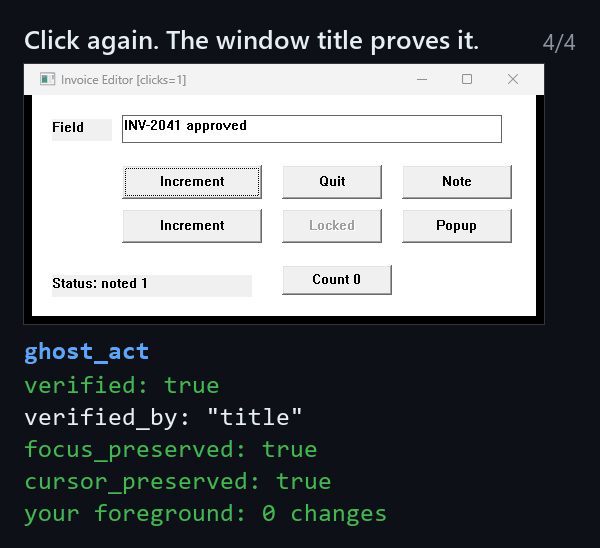
#> input picture assets/demo-stacked.gif, 600 x 548 px, given in place of icon.png, which was not available
$ python readme-art.py
#> lines starting #> are read from the running program, lines starting #| are printed output that depends on the picture; after the words box and inside, x2 and y2 are one past the last pixel; in counts of white or black regions, pixels touching at a corner belong together
"""Draws the README banner and the measured-claims card in the demo GIF's
palette (GitHub dark, the green that means "verified"), with one type pairing
of their own: Bahnschrift Bold for the name and the numbers, Segoe UI Light
for the words. Both are drawn at 1200px and shown at 520px, the demo's width,
so their text stays readable when GitHub shrinks them to a 400px phone column.

    python scripts/readme-art.py        # writes assets/banner.png, assets/proof.png

The numbers on the proof card come from docs/background-mode.md and
docs/benchmarks.md; change them there first.
"""
from pathlib import Path
from PIL import Image, ImageDraw, ImageFont, ImageOps

ROOT = Path(__file__).resolve().parent.parent
BG, BORDER = "#0d1117", "#30363d"
TEXT, MUTED = "#e6edf3", "#8b949e"
GREEN = "#5ce6c0"  # Ghost mint: "verified" in every panel
PRIMER_GREEN = (0x3f, 0xb9, 0x50)  # what demo-gif.py drew the verified lines in
W, PAD = 1200, 48  # 48 of 1200 is ~21px at 520, the demo frame's inset


def first_font(names, size):
    for name in names:
        for base in ("C:/Windows/Fonts/", "/usr/share/fonts/truetype/dejavu/", ""):
            try:
                return ImageFont.truetype(base + name, size)
            except OSError:
                pass
    raise SystemExit(f"none of {names} found")


def display(size):
    f = first_font(["bahnschrift.ttf", "DejaVuSansCondensed-Bold.ttf"], size)
    try:
        f.set_variation_by_name("Bold")
    except (OSError, ValueError, AttributeError):
        pass  # not a variable font: already bold
    return f


def light(size):
    return first_font(["segoeuisl.ttf", "segoeuil.ttf", "DejaVuSans.ttf"], size)


def mono(size):
    return first_font(["consola.ttf", "DejaVuSansMono.ttf"], size)


GRID, DOT = 24, "#222a35"


def textured(w, h):
    """The panel ground: GitHub dark with a faint dot grid, the texture every
    piece of README art shares."""
    im = Image.new("RGB", (w, h), BG)
    d = ImageDraw.Draw(im)
    for y in range(GRID // 2, h, GRID):
        for x in range(GRID // 2, w, GRID):
            d.rectangle((x, y, x + 1, y + 1), fill=DOT)
    return im


def window_mark(d, x0, y0, w, h, col="#2a3340", width=3):
    """A window outline with three title-bar dots: the hidden desktop, Ghost's
    signature mark on every panel."""
    d.rounded_rectangle((x0, y0, x0 + w, y0 + h), radius=max(6, w // 30), outline=col, width=width)
    bar = max(10, h // 7)
    d.line((x0, y0 + bar, x0 + w, y0 + bar), fill=col, width=width)
    r = max(3, bar // 5)
    for k in range(3):
        cx = x0 + w - bar * (k + 1) * 3 // 4 - r
        d.ellipse((cx - r, y0 + bar // 2 - r, cx + r, y0 + bar // 2 + r), outline=col, width=width)


def corner_mark(d, w):
    """The window mark, small, in a panel's top-right corner."""
    window_mark(d, w - PAD - 96, 22, 96, 64, width=2)


def glyph(size):
    """The ghost from assets/icon.png, in white, without its square tile."""
    icon = Image.open(ROOT / "assets/icon.png").convert("RGBA").resize((size, size), Image.LANCZOS)
    mask = Image.new("L", icon.size, 0)
    px, mp = icon.load(), mask.load()
    for y in range(size):
        for x in range(size):
            r, g, b, a = px[x, y]
            # The glyph is the blue part; the tile is near-black.
            mp[x, y] = a if b > 120 and b > r + 40 else 0
    white = Image.new("RGBA", icon.size, TEXT)
    white.putalpha(mask)
    return white.crop(mask.getbbox())


def fit(draw, text, maker, size, width):
    """The largest font from `maker` at or below `size` that fits `width`."""
    while size > 10:
        f = maker(size)
        if draw.textlength(text, font=f) <= width:
            return f
        size -= 2
    return maker(size)


def banner():
    H = 560
    im = textured(W, H)
    d = ImageDraw.Draw(im)
    # The hidden desktop: two offset window outlines in the gutter beside the
    # wordmark, clear of the tagline, where Ghost runs the apps it starts.
    window_mark(d, 820, 34, 300, 168, col="#1d242e")
    window_mark(d, 790, 58, 300, 168, col="#2a3340")
    mark = glyph(190)
#> in glyph, `mask = Image.new("L", icon.size, 0)`: mask: PIL image 190x190 L; every value is 0
#> in glyph, `white.putalpha(mask)`:
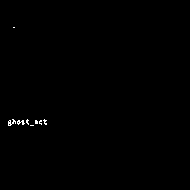
#> mask: PIL image 190x190 L; 0.29% white in thin lines or dots, all inside (x1, y1, x2, y2) = (8, 27, 47, 126)
    im.paste(mark, (PAD, PAD + 70 - mark.height // 2), mark)
    d.text((PAD + mark.width + 26, PAD + 64), "Ghost", font=display(150), fill=TEXT, anchor="lm")
    lines = ["AI agents use the apps on your computer,", "in the background."]
    f = fit(d, lines[0], light, 62, W - 2 * PAD)
    y = 268
    for line in lines:
        d.text((PAD, y), line, font=f, fill=TEXT)
        y += 76
#> after the loop, y = 420
    d.text((PAD, y + 8), "Every action verified.", font=display(66), fill=GREEN)
    im.save(ROOT / "assets/banner.png", optimize=True)


def proof():
    rows = [
        ("1 in ~2,950", ["keystrokes a person typed during six agent", "runs left their window"]),
        ("0", ["focus losses in a 160-action soak,", "and 0 unverified results"]),
        ("14 of 14", ["benchmark tasks passed, scored by", "re-observing the app"]),
    ]
    NUM, LINE, GAP = 118, 64, 56
    probe = ImageDraw.Draw(Image.new("RGB", (1, 1)))
    words = min(fit(probe, l, light, 54, W - 2 * PAD).size for _, ls in rows for l in ls)
    lf = light(words)
    row_h = NUM + 20 + LINE * 2
    H = PAD * 2 + row_h * len(rows) + GAP * (len(rows) - 1)
    im = textured(W, H)
#> call 2 of textured, with w = 1200, h = 1006
#> in textured (call 2), `im = Image.new("RGB", (w, h), BG)`:
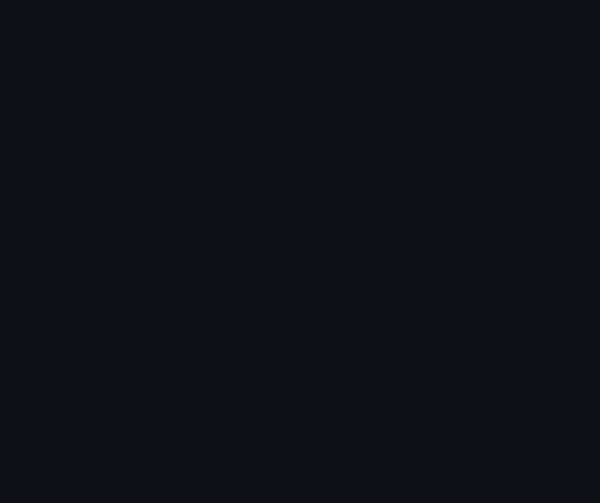
#> im: PIL image 1200x1006 RGB (shown at 1/2 size); mean R, G, B 13, 17, 23
    d = ImageDraw.Draw(im)
    corner_mark(d, W)
    big = display(NUM)
    top = PAD
    for i, (num, lines) in enumerate(rows):
        if i:
            d.line((PAD, top - GAP // 2, W - PAD, top - GAP // 2), fill=BORDER, width=2)
        d.text((PAD, top), num, font=big, fill=GREEN, anchor="la")
        y = top + NUM + 20
        for line in lines:
            d.text((PAD, y), line, font=lf, fill=TEXT, anchor="la")
            y += LINE
        top += row_h + GAP
#> after the loop, top = 1014
    im.save(ROOT / "assets/proof.png", optimize=True)
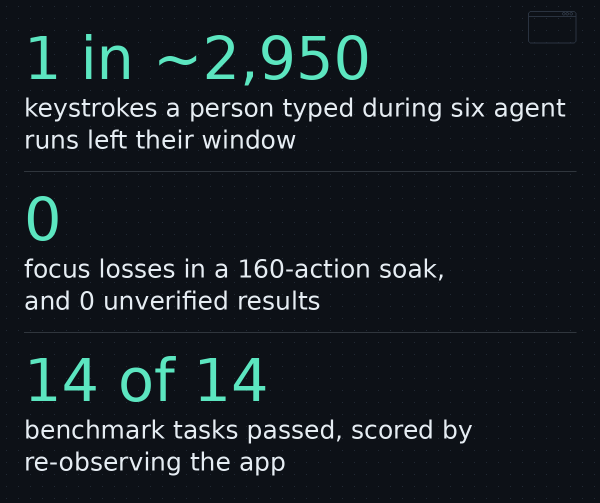
#> saved as proof.png: PIL image 1200x1006 RGB (shown at 1/2 size); mean R, G, B 22.9, 29.9, 35


def title_inset():
    """assets/demo-stacked.gif with the captured window's title bar repeated
    under the window at twice its size (nearest-neighbour, so it is the same
    pixels, only larger). The title is what proves the click in the last
    step, and at phone width the original is about 7px tall."""
    src = Image.open(ROOT / "assets/demo-stacked.gif")
#> src is the input picture: PIL image 600x548 P; mean R, G, B 105.1, 109.3, 111.5
    frames, durations = [], []
    # The step captions demo-gif.py drew into each frame, in frame order
    # (result first). Re-set here in the art's display face.
    captions = ["Click again. The window title proves it.",
                "Launch an app. Ghost starts it on a hidden desktop.",
                "Type into a field, in the background.",
                "Click a button. Ghost checks it took effect."]
    BAND, SCALE, CROP_W, CROP_H = 84, 2, 262, 26
    for i in range(src.n_frames):
        src.seek(i)
        durations.append(src.info.get("duration", 2600))
        f = src.convert("RGB").copy()
        w, h = f.size
        # The window is the only thing light across the whole middle of the
        # frame (the headline is light text on dark, with gaps).
        def window_row(y):
            return all(sum(f.getpixel((x, y))) > 500 for x in range(w * 3 // 10, w * 7 // 10, 8))
        rows = [y for y in range(h) if window_row(y)]
        top = rows[0]
        left = next(x for x in range(w) if sum(f.getpixel((x, top + 4))) > 600)
        # Walk down the window's light left margin to the end of its client
        # area, then through the dark frame under it.
        bottom = top
        while bottom + 1 < h and sum(f.getpixel((left + 3, bottom + 1))) > 500:
            bottom += 1
        while bottom + 1 < h and sum(f.getpixel((left + 3, bottom + 1))) < 60 and \
                sum(f.getpixel((left + 3, bottom + 1))) != sum(f.getpixel((2, bottom + 1))):
            bottom += 1
        head = Image.new("RGB", (w, top - 4), BG)
        hd = ImageDraw.Draw(head)
        words, lines, line = captions[i].split(), [], ""
        hf = display(27)
        for word in words:
            trial = f"{line} {word}".strip()
            if hd.textlength(trial, font=hf) <= w - 2 * left:
                line = trial
            else:
                lines.append(line)
                line = word
        lines.append(line)
        ly = (top - 4 - 34 * len(lines)) // 2 + 4
        for text in lines:
            hd.text((left, ly), text, font=hf, fill=TEXT)
            ly += 34
        f.paste(head, (0, 0))
        # Contrast-stretched so the proof reads; the pixels are the capture's.
        crop = ImageOps.autocontrast(f.crop((left + 2, top, left + 2 + CROP_W, top + CROP_H)), cutoff=1)
        zoom = crop.resize((CROP_W * SCALE, CROP_H * SCALE), Image.NEAREST)
        out = Image.new("RGB", (w, h + BAND), BG)
        grid = textured(w, h + BAND)
        out.paste(f.crop((0, 0, w, bottom + 1)), (0, 0))
        y = bottom + 1 + (BAND - CROP_H * SCALE) // 2
        out.paste(zoom, (left, y))
        d = ImageDraw.Draw(out)
        d.rectangle((left - 1, y - 1, left + CROP_W * SCALE, y + CROP_H * SCALE), outline=BORDER)
        out.paste(f.crop((0, bottom + 1, w, h)), (0, bottom + 1 + BAND))
        bgc = tuple(int(BG[i:i + 2], 16) for i in (1, 3, 5))
        mint = tuple(int(GREEN[i:i + 2], 16) for i in (1, 3, 5))
        px = out.load()
        for yy in range(out.height):
            for xx in range(w):
                r, g, b = px[xx, yy]
                t = (g - bgc[1]) / (PRIMER_GREEN[1] - bgc[1])
                if t <= 0.05 or t > 1.05:
                    continue
                expect = [bgc[k] + t * (PRIMER_GREEN[k] - bgc[k]) for k in range(3)]
                if all(abs(c - e) <= 10 for c, e in zip((r, g, b), expect)):
                    px[xx, yy] = tuple(round(bgc[k] + t * (mint[k] - bgc[k])) for k in range(3))
        # The same dot grid wherever the frame shows bare panel ground.
        bg = tuple(int(BG[i:i + 2], 16) for i in (1, 3, 5))
        o, g = out.load(), grid.load()
        for yy in range(out.height):
            for xx in range(w):
                if o[xx, yy] == bg:
                    o[xx, yy] = g[xx, yy]
        frames.append(out)
#> this loop made 4 passes
#> (top, y) on passes 1 to 4: (64, 340), (98, 374), (64, 340), (64, 340)
#> pass 1, in title_inset, `out = Image.new("RGB", (w, h + BAND), BG)`:
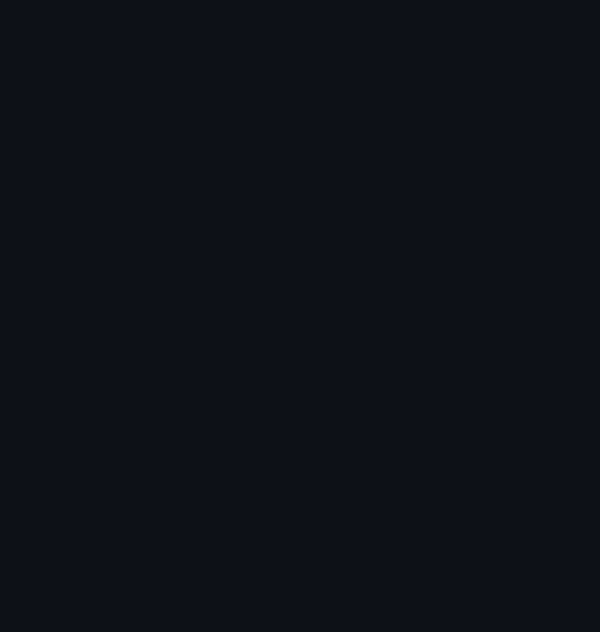
#> out: PIL image 600x632 RGB; mean R, G, B 13, 17, 23
#> after the loop:
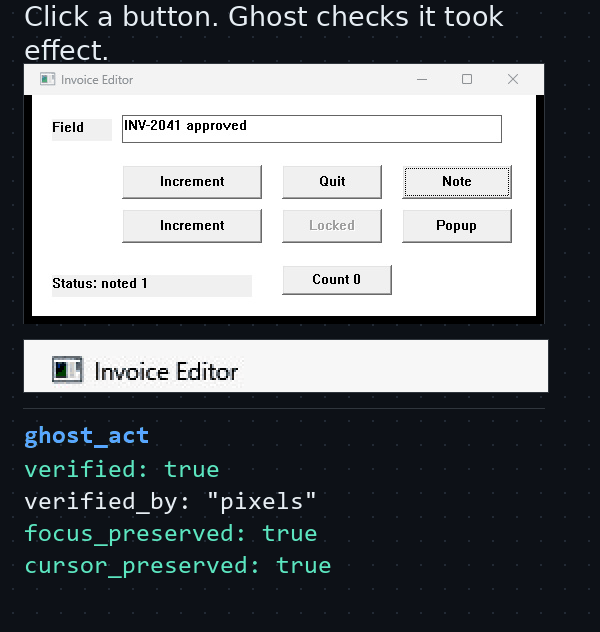
#> out: PIL image 600x632 RGB; mean R, G, B 109.3, 112.9, 116.2
#> after the loop:
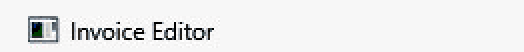
#> zoom: PIL image 524x52 RGB; mean R, G, B 236.6, 236.9, 237.1
#> after the loop, durations = [4500, 2600, 2600, 2600]; frames = 4 items
    frames[0].save(ROOT / "assets/demo-stacked-title.gif", save_all=True, append_images=frames[1:],
                   duration=durations, loop=0, optimize=True)


def cta():
    """The one call to action: a Quick start button in the art palette."""
    w, h = 360, 96
    im = Image.new("RGBA", (w, h), (0, 0, 0, 0))
    d = ImageDraw.Draw(im)
    d.rounded_rectangle((0, 0, w - 1, h - 1), radius=18, fill=GREEN)
    d.text((w // 2, h // 2 + 2), "Quick start  >", font=display(44), fill=BG, anchor="mm")
    im.save(ROOT / "assets/quick-start.png", optimize=True)


def loop():
    """The look, act, confirm loop from "How an agent uses it", as three
    steps in the same panel language."""
    steps = [("look", "ghost_see"), ("act", "ghost_act"), ("confirm", "verified: true")]
    H = 300
    im = textured(W, H)
    d = ImageDraw.Draw(im)
    gap = 56
    box_w = (W - 2 * PAD - 2 * gap) // 3
    word, code = display(58), mono(38)
    corner_mark(d, W)
    for i, (label, call) in enumerate(steps):
        x = PAD + i * (box_w + gap)
        d.rounded_rectangle((x, 60, x + box_w, H - 60), radius=18, outline=BORDER, width=3)
        d.text((x + box_w // 2, 125), label, font=word, fill=TEXT, anchor="mm")
        d.text((x + box_w // 2, 192), call, font=code, fill=GREEN if i == 2 else "#b1bac4", anchor="mm")
        if i < 2:
            ax = x + box_w + 10
            d.line((ax, H // 2, ax + gap - 22, H // 2), fill=GREEN, width=5)
            d.polygon([(ax + gap - 20, H // 2 - 12), (ax + gap - 4, H // 2), (ax + gap - 20, H // 2 + 12)], fill=GREEN)
    im.save(ROOT / "assets/loop.png", optimize=True)


if __name__ == "__main__":
    banner()
    proof()
    title_inset()
    loop()
    cta()
#> in cta, `im = Image.new("RGBA", (w, h), (0, 0, 0, 0))`: im: PIL image 360x96 RGBA; every value is 0
#> in cta, `im.save(ROOT / "assets/quick-start.png", optimize=True)`:
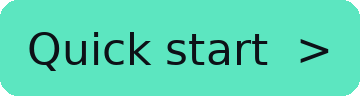
#> saved as quick-start.png: PIL image 360x96 RGBA; mean R, G, B, A 86, 214, 179.3, 252.8; transparent parts drawn white
    print("wrote assets/banner.png, assets/proof.png, assets/demo-stacked-title.gif, assets/loop.png")
